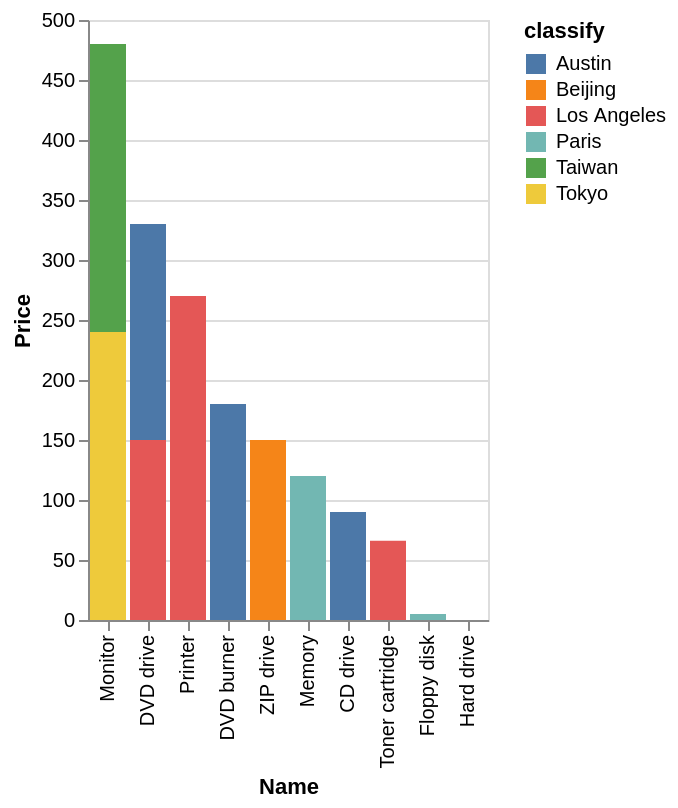

Describe this chart as a Vega-Lite specification.
### Vega-Lite specification from a JSON file in a GitHub repository (floating-point values rounded to 4 significant figures)
{"data": {"values": [{"x_data": "DVD drive", "y_data": 180, "classify": "Austin"}, {"x_data": "Printer", "y_data": 0, "classify": "Austin"}, {"x_data": "Monitor", "y_data": 0, "classify": "Austin"}, {"x_data": "Hard drive", "y_data": 0, "classify": "Austin"}, {"x_data": "DVD burner", "y_data": 180, "classify": "Austin"}, {"x_data": "ZIP drive", "y_data": 0, "classify": "Austin"}, {"x_data": "Memory", "y_data": 0, "classify": "Austin"}, {"x_data": "CD drive", "y_data": 90, "classify": "Austin"}, {"x_data": "Toner cartridge", "y_data": 0, "classify": "Austin"}, {"x_data": "Floppy disk", "y_data": 0, "classify": "Austin"}, {"x_data": "DVD drive", "y_data": 0, "classify": "Beijing"}, {"x_data": "Printer", "y_data": 0, "classify": "Beijing"}, {"x_data": "Monitor", "y_data": 0, "classify": "Beijing"}, {"x_data": "Hard drive", "y_data": 0, "classify": "Beijing"}, {"x_data": "DVD burner", "y_data": 0, "classify": "Beijing"}, {"x_data": "ZIP drive", "y_data": 150, "classify": "Beijing"}, {"x_data": "Memory", "y_data": 0, "classify": "Beijing"}, {"x_data": "CD drive", "y_data": 0, "classify": "Beijing"}, {"x_data": "Toner cartridge", "y_data": 0, "classify": "Beijing"}, {"x_data": "Floppy disk", "y_data": 0, "classify": "Beijing"}, {"x_data": "DVD drive", "y_data": 150, "classify": "Los Angeles"}, {"x_data": "Printer", "y_data": 270, "classify": "Los Angeles"}, {"x_data": "Monitor", "y_data": 0, "classify": "Los Angeles"}, {"x_data": "Hard drive", "y_data": 0, "classify": "Los Angeles"}, {"x_data": "DVD burner", "y_data": 0, "classify": "Los Angeles"}, {"x_data": "ZIP drive", "y_data": 0, "classify": "Los Angeles"}, {"x_data": "Memory", "y_data": 0, "classify": "Los Angeles"}, {"x_data": "CD drive", "y_data": 0, "classify": "Los Angeles"}, {"x_data": "Toner cartridge", "y_data": 66, "classify": "Los Angeles"}, {"x_data": "Floppy disk", "y_data": 0, "classify": "Los Angeles"}, {"x_data": "DVD drive", "y_data": 0, "classify": "Paris"}, {"x_data": "Printer", "y_data": 0, "classify": "Paris"}, {"x_data": "Monitor", "y_data": 0, "classify": "Paris"}, {"x_data": "Hard drive", "y_data": 0, "classify": "Paris"}, {"x_data": "DVD burner", "y_data": 0, "classify": "Paris"}, {"x_data": "ZIP drive", "y_data": 0, "classify": "Paris"}, {"x_data": "Memory", "y_data": 120, "classify": "Paris"}, {"x_data": "CD drive", "y_data": 0, "classify": "Paris"}, {"x_data": "Toner cartridge", "y_data": 0, "classify": "Paris"}, {"x_data": "Floppy disk", "y_data": 5, "classify": "Paris"}, {"x_data": "DVD drive", "y_data": 0, "classify": "Taiwan"}, {"x_data": "Printer", "y_data": 0, "classify": "Taiwan"}, {"x_data": "Monitor", "y_data": 240, "classify": "Taiwan"}, {"x_data": "Hard drive", "y_data": 0, "classify": "Taiwan"}, {"x_data": "DVD burner", "y_data": 0, "classify": "Taiwan"}, {"x_data": "ZIP drive", "y_data": 0, "classify": "Taiwan"}, {"x_data": "Memory", "y_data": 0, "classify": "Taiwan"}, {"x_data": "CD drive", "y_data": 0, "classify": "Taiwan"}, {"x_data": "Toner cartridge", "y_data": 0, "classify": "Taiwan"}, {"x_data": "Floppy disk", "y_data": 0, "classify": "Taiwan"}, {"x_data": "DVD drive", "y_data": 0, "classify": "Tokyo"}, {"x_data": "Printer", "y_data": 0, "classify": "Tokyo"}, {"x_data": "Monitor", "y_data": 240, "classify": "Tokyo"}, {"x_data": "Hard drive", "y_data": 0, "classify": "Tokyo"}, {"x_data": "DVD burner", "y_data": 0, "classify": "Tokyo"}, {"x_data": "ZIP drive", "y_data": 0, "classify": "Tokyo"}, {"x_data": "Memory", "y_data": 0, "classify": "Tokyo"}, {"x_data": "CD drive", "y_data": 0, "classify": "Tokyo"}, {"x_data": "Toner cartridge", "y_data": 0, "classify": "Tokyo"}, {"x_data": "Floppy disk", "y_data": 0, "classify": "Tokyo"}]}, "mark": "bar", "encoding": {"x": {"field": "x_data", "type": "nominal", "title": "Name", "sort": {"op": "sum", "field": "y_data", "order": "descending"}}, "y": {"field": "y_data", "type": "quantitative", "title": "Price"}, "color": {"field": "classify"}}}
